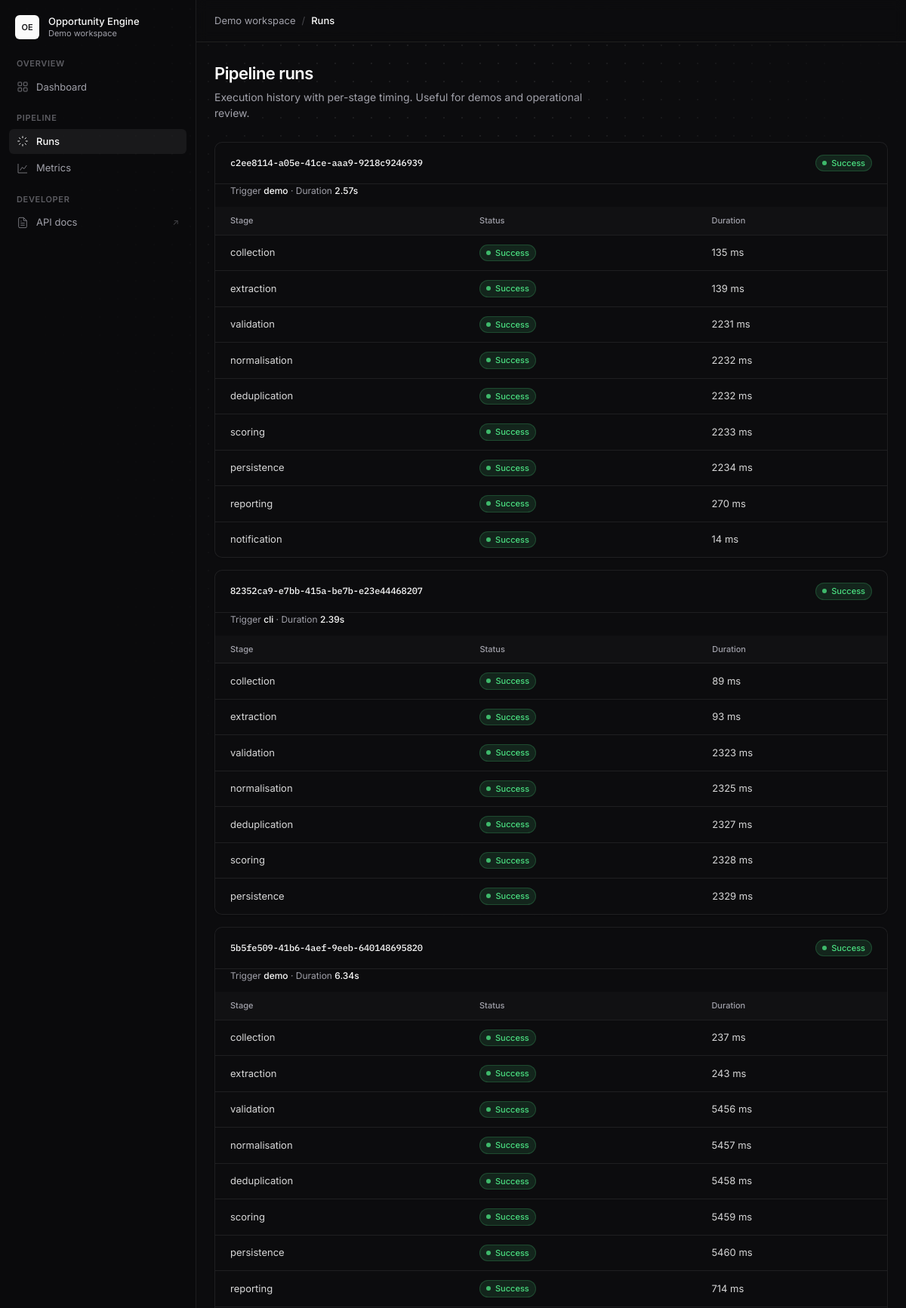
/runs (upper part), run on the app's committed database.
### app/db/models/run.py (models this page shows)
class AutomationRun(TimestampMixin, Base):
    __tablename__ = "automation_runs"
    __table_args__ = (
        Index("ix_runs_status_started", "status", "started_at"),
        Index("ix_runs_trigger", "trigger"),
    )
    id: Mapped[uuid.UUID] = mapped_column(Uuid(as_uuid=True), primary_key=True, default=new_uuid)
    status: Mapped[str] = mapped_column(String(30), nullable=False, default=RunStatus.PENDING)
    trigger: Mapped[str] = mapped_column(String(20), nullable=False, default=RunTrigger.CLI)
    started_at: Mapped[datetime | None] = mapped_column(DateTime(timezone=True), nullable=True)
    finished_at: Mapped[datetime | None] = mapped_column(DateTime(timezone=True), nullable=True)
    duration_ms: Mapped[int | None] = mapped_column(Integer, nullable=True)
    source_filter: Mapped[str | None] = mapped_column(String(100), nullable=True)
    error_message: Mapped[str | None] = mapped_column(Text, nullable=True)
    metrics: Mapped[dict[str, Any]] = mapped_column(JSON, nullable=False, default=dict)
    steps: Mapped[list[AutomationRunStep]] = relationship(
        back_populates="run", cascade="all, delete-orphan"
    )
    ingestion_errors: Mapped[list[IngestionError]] = relationship(back_populates="run")

class AutomationRunStep(Base):
    __tablename__ = "automation_run_steps"
    __table_args__ = (Index("ix_run_steps_run_name", "run_id", "name"),)
    id: Mapped[uuid.UUID] = mapped_column(Uuid(as_uuid=True), primary_key=True, default=new_uuid)
    run_id: Mapped[uuid.UUID] = mapped_column(
        Uuid(as_uuid=True), ForeignKey("automation_runs.id"), nullable=False, index=True
    )
    name: Mapped[str] = mapped_column(String(80), nullable=False)
    status: Mapped[str] = mapped_column(String(30), nullable=False, default=StepStatus.PENDING)
    started_at: Mapped[datetime | None] = mapped_column(DateTime(timezone=True), nullable=True)
    finished_at: Mapped[datetime | None] = mapped_column(DateTime(timezone=True), nullable=True)
    duration_ms: Mapped[int | None] = mapped_column(Integer, nullable=True)
    details: Mapped[dict[str, Any]] = mapped_column(JSON, nullable=False, default=dict)
    error_message: Mapped[str | None] = mapped_column(Text, nullable=True)
    run: Mapped[AutomationRun] = relationship(back_populates="steps")

### app/dashboard/routes.py (the view)
@router.get("/runs", response_class=HTMLResponse)
async def dashboard_runs(
    request: Request, session: AsyncSession = Depends(db_session)
) -> HTMLResponse:
    runs = await RunRepository(session).list_recent(limit=30)
    return request.app.state.templates.TemplateResponse(request, "runs.html", {"runs": runs})

### app/dashboard/templates/runs.html (shortened to what this page needs)
{% extends "base.html" %}
{% block page_label %}Runs{% endblock %}
{% block content %}
<header class="page-intro">
  <h1>Pipeline runs</h1>
  <p>Execution history with per-stage timing. Useful for demos and operational review.</p>
</header>
{% for run in runs %}
<section class="card run-block">
  <div class="card-header">
    <h2>{{ run.id }}</h2>
    <span class="badge status-{{ run.status }}">{{ run.status.replace('_', ' ') }}</span>
  </div>
  <p class="run-meta">
    Trigger <strong>{{ run.trigger }}</strong> · Duration <strong>{{ "%.2f"|format((run.duration_ms or 0) / 1000) }}s</strong>
  </p>
  <div class="card-body">
    <div class="table-wrap">
      <table>
        <thead><tr><th>Stage</th><th>Status</th><th>Duration</th></tr></thead>
        <tbody>
        {% for step in run.steps %}
          <tr>
            <td>{{ step.name }}</td>
            <td>
              <span class="badge {% if step.status == 'success' %}step-ok{% elif step.status == 'failed' %}step-failed{% else %}step-skipped{% endif %}">
                {{ step.status }}
              </span>
            </td>
            <td>{{ step.duration_ms }} ms</td>
          </tr>
        {% endfor %}
        </tbody>
      </table>
    </div>
  </div>
</section>
{% endfor %}
{% endblock %}

### app/dashboard/static/style.css (style rules this page uses)
:root { --background: #09090b; --foreground: #fafafa; --card: #0c0c0e; --card-foreground: #fafafa; --muted: #18181b; --muted-foreground: #a1a1aa; --border: rgba(255, 255, 255, 0.08); --border-strong: rgba(255, 255, 255, 0.12); --ring: rgba(255, 255, 255, 0.06); --accent: #fafafa; --accent-muted: rgba(255, 255, 255, 0.06); --accent-hover: rgba(255, 255, 255, 0.09); --primary: #fafafa; --primary-fg: #18181b; --success: #4ade80; --success-muted: rgba(74, 222, 128, 0.12); --warning: #facc15; --warning-muted: rgba(250, 204, 21, 0.12); --danger: #f87171; --danger-muted: rgba(248, 113, 113, 0.12); --radius: 10px; --radius-sm: 6px; --font: "Inter", system-ui, -apple-system, sans-serif; --mono: "IBM Plex Mono", ui-monospace, monospace; color-scheme: dark; }
*, *::before, *::after { box-sizing: border-box; }
html { -webkit-font-smoothing: antialiased; -moz-osx-font-smoothing: grayscale; }
body { margin: 0; font-family: var(--font); font-size: 14px; line-height: 1.5; color: var(--foreground); background: var(--background); }
body::before { content: ""; position: fixed; inset: 0; pointer-events: none; z-index: 0; background-image: radial-gradient(rgba(255, 255, 255, 0.07) 1px, transparent 1px); background-size: 24px 24px; mask-image: radial-gradient(ellipse 70% 60% at 50% 0%, black 20%, transparent 75%); }
.page-intro { margin-bottom: 28px; }
.page-intro h1 { margin: 0 0 6px; font-size: 22px; font-weight: 600; letter-spacing: -0.025em; line-height: 1.25; }
.page-intro p { margin: 0; font-size: 14px; color: var(--muted-foreground); max-width: 56ch; }
.card { background: var(--card); border: 1px solid var(--border); border-radius: var(--radius); box-shadow: 0 1px 2px rgba(0, 0, 0, 0.15); }
.card-header { display: flex; align-items: center; justify-content: space-between; gap: 12px; padding: 16px 20px; border-bottom: 1px solid var(--border); }
.card-header h2 { margin: 0; font-size: 14px; font-weight: 600; letter-spacing: -0.01em; }
.card-body { padding: 0; }
.table-wrap { overflow-x: auto; }
table { width: 100%; border-collapse: collapse; font-size: 13px; }
thead th { text-align: left; padding: 10px 20px; font-size: 11px; font-weight: 500; color: var(--muted-foreground); border-bottom: 1px solid var(--border); background: rgba(255, 255, 255, 0.02); }
tbody td { padding: 12px 20px; border-bottom: 1px solid var(--border); vertical-align: middle; color: rgba(250, 250, 250, 0.85); }
tbody tr:last-child td { border-bottom: none; }
tbody tr { transition: background 0.1s; }
.badge { display: inline-flex; align-items: center; gap: 6px; padding: 2px 8px; border-radius: 999px; font-size: 11px; font-weight: 500; border: 1px solid var(--border); background: var(--accent-muted); color: var(--muted-foreground); text-transform: capitalize; white-space: nowrap; }
.badge::before { content: ""; width: 6px; height: 6px; border-radius: 50%; background: currentColor; opacity: 0.8; }
.status-success, .status-partial_success { color: var(--success); background: var(--success-muted); border-color: rgba(74, 222, 128, 0.2); }
.run-block { margin-bottom: 16px; }
.run-block .card-header h2 { font-family: var(--mono); font-size: 12px; font-weight: 500; }
.run-meta { padding: 0 20px 12px; margin: 0; font-size: 12px; color: var(--muted-foreground); }
.run-meta strong { color: var(--foreground); font-weight: 500; }
.step-ok { color: var(--success); background: var(--success-muted); border-color: rgba(74, 222, 128, 0.2); }

### data on the page
AutomationRun: id "c2ee8114-a05e-41ce-aaa9-9218c9246939", status.replace "Success", trigger "demo", (run.duration_msor0)/1000 "2.57"
AutomationRunStep: name "collection", status "Success", duration_ms "135"
AutomationRunStep: name "extraction", status "Success", duration_ms "139"
AutomationRunStep: name "validation", status "Success", duration_ms "2231"
AutomationRunStep: name "normalisation", status "Success", duration_ms "2232"
AutomationRunStep: name "deduplication", status "Success", duration_ms "2232"
AutomationRunStep: name "scoring", status "Success", duration_ms "2233"
AutomationRunStep: name "persistence", status "Success", duration_ms "2234"
AutomationRunStep: name "reporting", status "Success", duration_ms "270"
AutomationRunStep: name "notification", status "Success", duration_ms "14"
AutomationRun: id "82352ca9-e7bb-415a-be7b-e23e44468207", status.replace "Success", trigger "cli", (run.duration_msor0)/1000 "2.39"
AutomationRunStep: name "collection", status "Success", duration_ms "89"
AutomationRunStep: name "extraction", status "Success", duration_ms "93"
AutomationRunStep: name "validation", status "Success", duration_ms "2323"
AutomationRunStep: name "normalisation", status "Success", duration_ms "2325"
AutomationRunStep: name "deduplication", status "Success", duration_ms "2327"
AutomationRunStep: name "scoring", status "Success", duration_ms "2328"
AutomationRunStep: name "persistence", status "Success", duration_ms "2329"
AutomationRun: id "5b5fe509-41b6-4aef-9eeb-640148695820", status.replace "Success", trigger "demo", (run.duration_msor0)/1000 "6.34"
AutomationRunStep: name "collection", status "Success", duration_ms "237"
AutomationRunStep: name "extraction", status "Success", duration_ms "243"
AutomationRunStep: name "validation", status "Success", duration_ms "5456"
AutomationRunStep: name "normalisation", status "Success", duration_ms "5457"
AutomationRunStep: name "deduplication", status "Success", duration_ms "5458"
AutomationRunStep: name "scoring", status "Success", duration_ms "5459"
AutomationRunStep: name "persistence", status "Success", duration_ms "5460"
AutomationRunStep: name "reporting", status "Success", duration_ms "714"
